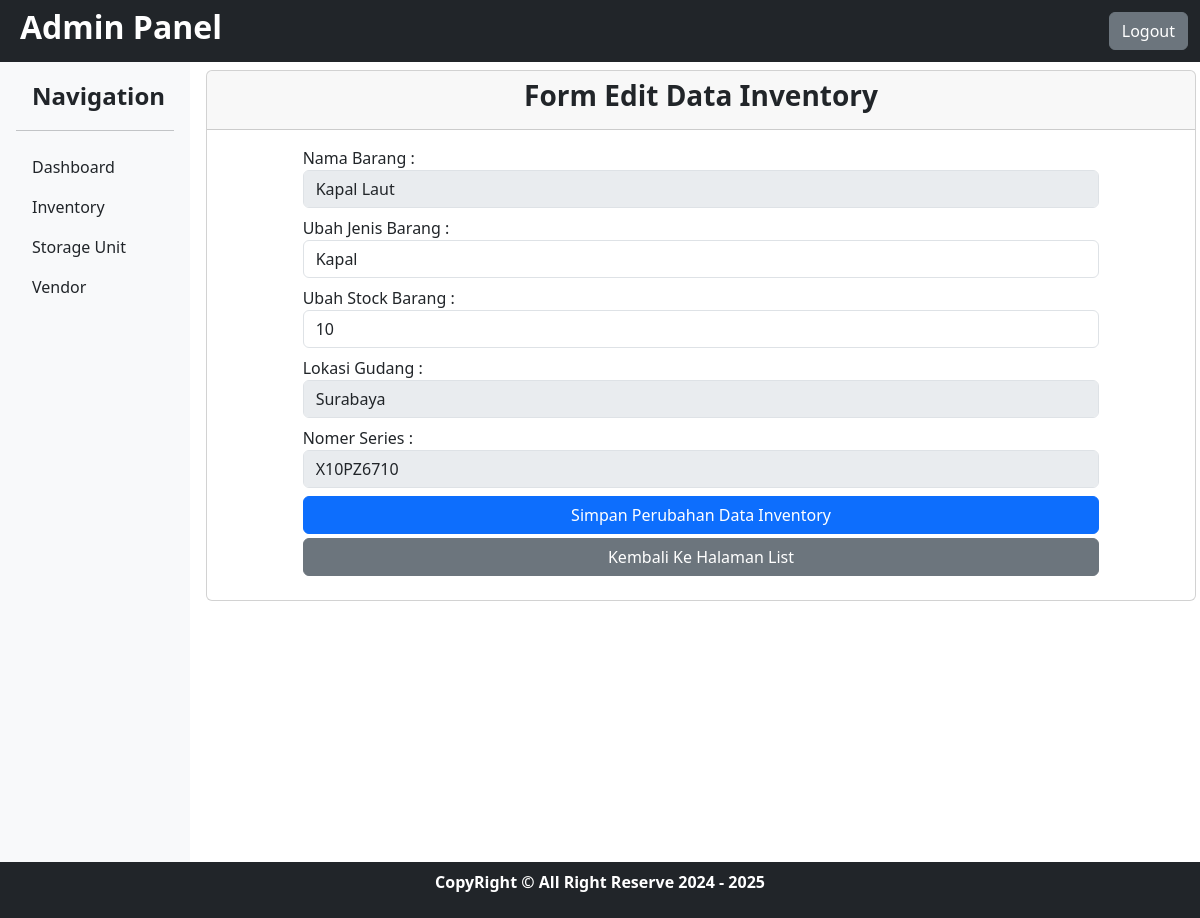
The page /views/edit_inventory.php?id=10 (signed in) on the database its author committed.
### tables this page shows
CREATE TABLE `inventory` (
  `id` int(11) NOT NULL,
  `nama_barang` varchar(255) NOT NULL,
  `jenis_barang` varchar(255) NOT NULL,
  `kuantitas_stock` int(11) NOT NULL,
  `lokasi_gudang` varchar(255) NOT NULL,
  `series_number` varchar(255) NOT NULL
);

### views/edit_inventory.php (the view, shortened to what this page needs)
<?php
include '../config/db.php';
$id = $_GET['id'] ?? '';
$stmt = $conn->prepare('SELECT * FROM inventory where id = :id');
$stmt->execute(['id' => $id]);
$inventory = $stmt->fetch(PDO::FETCH_ASSOC);
?>
<?php include '../partials/header.php' ?>
<div class="container-fluid">
    <div class="row">
        <div class="col-12 d-flex ps-0">
            <div class="col-2">
                <?php include '../partials/sidebar.php' ?>
            </div>
            <div class="col-10 mt-2 mx-2">
                <div class="card">
                    <div class="card-header text-center">
                        <h3 class="fw-semibold">Form Edit Data Inventory</h3>
                    </div>
                    <div class="card-body d-flex justify-content-center">
                        <div class="col-10">
                            <form action="" method="POST">
                                <div class="form-group">
                                    <label for="">Nama Barang :</label>
                                    <input type="text" value="<?php echo $inventory['nama_barang'] ?>" class=" form-control" disabled>
                                </div>
                                <div class="form-group mt-2">
                                    <label for="jenis_barang">Ubah Jenis Barang :</label>
                                    <input type="text" name="jenis_barang" value="<?php echo $inventory['jenis_barang'] ?>" class="form-control">
                                </div>
                                <div class="form-group mt-2">
                                    <label for="kuantitas_stock">Ubah Stock Barang :</label>
                                    <input type="text" name="kuantitas_stock" value="<?php echo $inventory['kuantitas_stock'] ?>" class="form-control">
                                </div>
                                <div class="form-group mt-2">
                                    <label for="">Lokasi Gudang :</label>
                                    <input type="text" value="<?php echo $inventory['lokasi_gudang'] ?>" class="form-control" disabled>
                                </div>
                                <div class="form-group mt-2">
                                    <label for="">Nomer Series :</label>
                                    <input type="text" value="<?php echo $inventory['series_number'] ?>" class="form-control" disabled>
                                </div>
                                <button class="btn btn-primary col-12 mt-2 mb-1" type="submit">Simpan Perubahan Data Inventory</button>
                                <a href="inventory.php" class="btn btn-secondary col-12 mb-2">Kembali Ke Halaman List</a>
                            </form>
                        </div>
                    </div>
                </div>
            </div>
        </div>
    </div>
</div>
<?php include '../partials/footer.php' ?>

### rows shown on the page
inventory: nama_barang "Kapal Laut", jenis_barang "Kapal", kuantitas_stock "10", lokasi_gudang "Surabaya", series_number "X10PZ6710"
